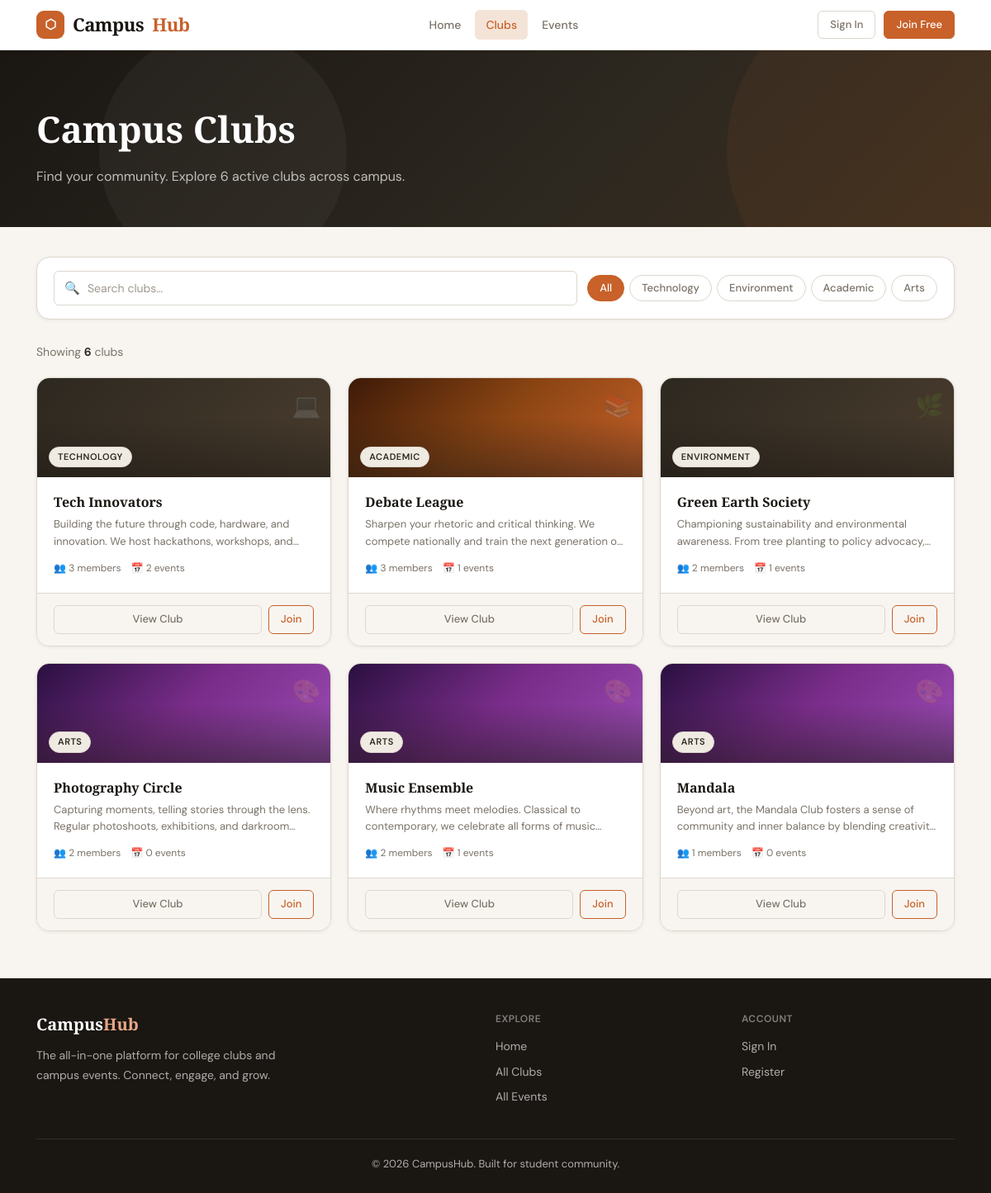
Page /clubs on the committed database.
### tables this page shows
CREATE TABLE clubs (
    id          INTEGER PRIMARY KEY AUTOINCREMENT,
    name        TEXT    NOT NULL UNIQUE,
    category    TEXT    NOT NULL,
    description TEXT    NOT NULL,
    admin_id    INTEGER REFERENCES users(id) ON DELETE SET NULL,
    status      TEXT    NOT NULL DEFAULT 'pending'
                          CHECK(status IN ('pending','approved','rejected')),
    logo_url    TEXT,
    created_at  DATETIME NOT NULL DEFAULT CURRENT_TIMESTAMP
);

### app.py (the view)
@app.route('/clubs')
def clubs():
    db = get_db()
    cat    = request.args.get('cat', '')
    search = request.args.get('q', '')
    query  = """SELECT c.*,
                (SELECT COUNT(*) FROM club_members cm WHERE cm.club_id = c.id) AS member_count,
                (SELECT COUNT(*) FROM events e WHERE e.club_id = c.id) AS event_count
                FROM clubs c WHERE c.status = 'approved'"""
    params = []
    if cat:
        query += " AND c.category = ?"; params.append(cat)
    if search:
        query += " AND (c.name LIKE ? OR c.description LIKE ?)"; params += [f'%{search}%', f'%{search}%']
    query += " ORDER BY member_count DESC"
    club_list = db.execute(query, params).fetchall()
    categories = db.execute("SELECT DISTINCT category FROM clubs WHERE status='approved'").fetchall()
    return render_template('clubs.html', clubs=club_list, categories=categories, selected_cat=cat, search=search)

### app.py (called while the page is built)
def get_db():
    if 'db' not in g:
        g.db = sqlite3.connect(
            app.config['DATABASE'],
            detect_types=sqlite3.PARSE_DECLTYPES
        )
        g.db.row_factory = sqlite3.Row  # rows behave like dicts
        g.db.execute("PRAGMA foreign_keys = ON")
    return g.db

@app.context_processor
def inject_user():
    user = None
    if 'user_id' in session:
        db = get_db()
        row = db.execute("SELECT * FROM users WHERE id = ?", (session['user_id'],)).fetchone()
        if row:
            user = dict(row)
    return dict(current_user=user)

### templates/clubs.html (shortened to what this page needs)
{% extends "base.html" %}
{% block content %}
<div class="page-hero">
  <div class="container page-hero-inner">
    <h1>Campus Clubs</h1>
    <p>Find your community. Explore {{ clubs|length }} active clubs across campus.</p>
  </div>
</div>
<div class="container" style="padding-top:36px;padding-bottom:56px;">
  <div class="filter-bar">
    <form method="GET" action="{{ url_for('clubs') }}" style="display:contents;">
      <div class="input-icon-wrap" style="flex:1;min-width:200px;">
        <span class="icon">🔍</span>
        <input type="text" name="q" class="form-control" placeholder="Search clubs…"
          value="{{ search }}" style="margin-bottom:0;" />
      </div>
      <div class="filter-chips">
        <a href="{{ url_for('clubs') }}"
          class="filter-chip {{ 'active' if not selected_cat }}">All</a>
        {% for cat in categories %}
        <a href="{{ url_for('clubs', cat=cat.category, q=search) }}"
          class="filter-chip {{ 'active' if selected_cat == cat.category }}">{{ cat.category }}</a>
        {% endfor %}
      </div>
    </form>
  </div>
  <div style="margin-bottom:20px;font-size:14px;color:var(--muted);">
    Showing <strong style="color:var(--ink2);">{{ clubs|length }}</strong> clubs
  </div>
  {% if clubs %}
  <div class="grid-auto">
    {% for club in clubs %}
    <div class="card card-hover fade-in">
      <div class="card-cover {{ club.category|lower if club.category else '' }}">
        <div style="position:absolute;bottom:12px;left:14px;z-index:2;">
          <span class="badge badge-cat">{{ club.category }}</span>
        </div>
        <div style="position:absolute;top:12px;right:12px;z-index:2;font-size:28px;opacity:.15;color:#fff;">
          {% if club.category == 'Technology' %}💻
          {% elif club.category == 'Environment' %}🌿
          {% elif club.category == 'Academic' %}📚
          {% elif club.category == 'Arts' %}🎨
          {% elif club.category == 'Business' %}💼
          {% elif club.category == 'Sports' %}⚽
          {% endif %}
        </div>
      </div>
      <div class="card-body">
        <h3 class="card-title">{{ club.name }}</h3>
        <p class="card-excerpt">{{ club.description }}</p>
        <div style="display:flex;align-items:center;gap:12px;margin-top:12px;font-size:12px;color:var(--muted);">
          <span>👥 {{ club.member_count }} members</span>
          <span>📅 {{ club.event_count }} events</span>
        </div>
      </div>
      <div class="card-footer" style="display:flex;gap:8px;">
        <a href="{{ url_for('club_detail', club_id=club.id) }}" class="btn btn-ghost btn-sm" style="flex:1;justify-content:center;">View Club</a>
        {% if current_user and current_user.role == 'student' %}
          <form method="POST" action="{{ url_for('join_club', club_id=club.id) }}">
            <button type="submit" class="btn btn-outline btn-sm">Join</button>
          </form>
        {% elif not current_user %}
          <a href="{{ url_for('login') }}" class="btn btn-outline btn-sm">Join</a>
        {% endif %}
      </div>
    </div>
    {% endfor %}
  </div>
  {% endif %}
</div>
{% endblock %}

### rows in the picture
clubs: category "TECHNOLOGY", name "Tech Innovators", description "Building the future through code, hardware, and innovation. We host hackathons, workshops,…", member_count "3", event_count "2"
clubs: category "ACADEMIC", name "Debate League", description "Sharpen your rhetoric and critical thinking. We compete nationally and train the next generation…", member_count "3", event_count "1"
clubs: category "ENVIRONMENT", name "Green Earth Society", description "Championing sustainability and environmental awareness. From tree planting to policy…", member_count "2", event_count "1"
clubs: category "ARTS", name "Photography Circle", description "Capturing moments, telling stories through the lens. Regular photoshoots, exhibitions, and…", member_count "2", event_count "0"
clubs: category "ARTS", name "Music Ensemble", description "Where rhythms meet melodies. Classical to contemporary, we celebrate all forms of…", member_count "2", event_count "1"
clubs: category "ARTS", name "Mandala", description "Beyond art, the Mandala Club fosters a sense of community and inner balance by blending…", member_count "1", event_count "0"

### other values in the picture
{{ clubs|length }} "6"
{{ cat.category }} "Technology" "Environment" "Academic" "Arts"
